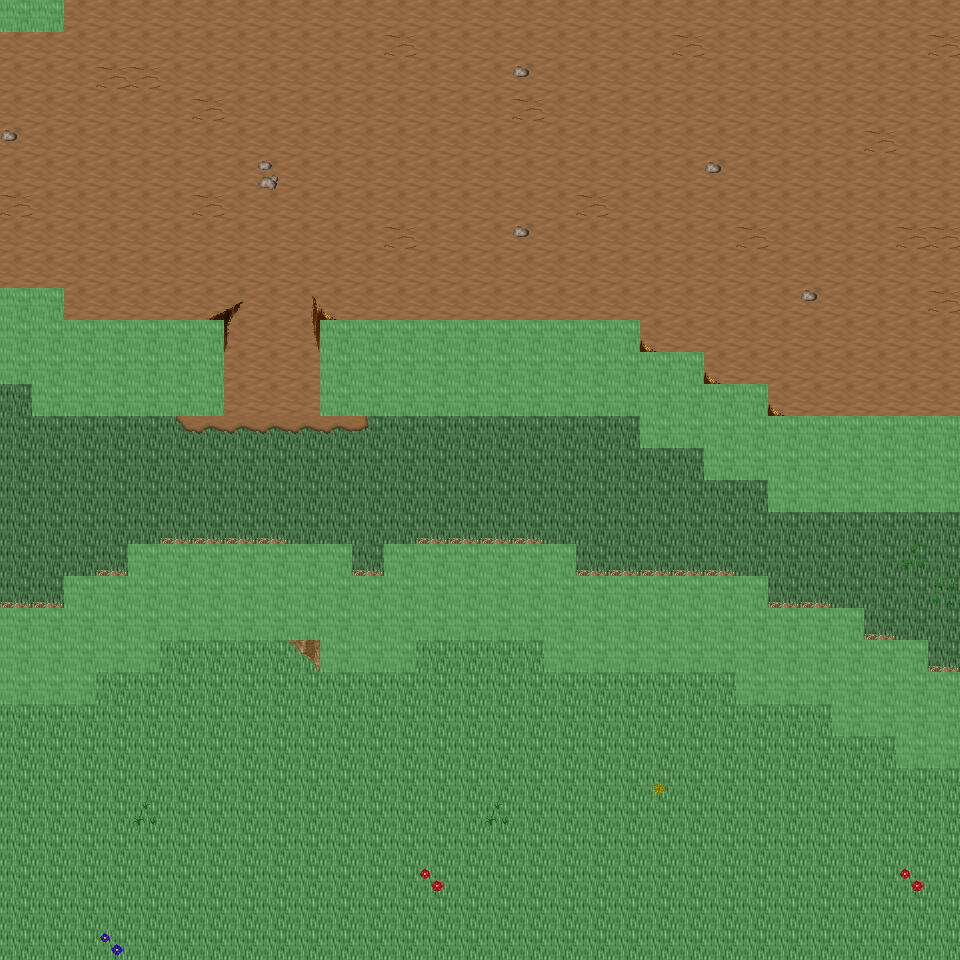

This game map was drawn from its Tiled (.tmx) file and the tilesets committed beside it. A one-line description and the trimmed map source follow:
An orthogonal 30x30 tile map with 32x32 px tiles, 6 tile layers (Ground, Object, Object2, Above, ...), 23 tilesets and 8 objects (8x mapExit).

<map version="1.0" orientation="orthogonal" renderorder="right-down" width="30" height="30" tilewidth="32" tileheight="32" nextobjectid="9">
  <tileset firstgid="1" name="tileset_ground_ground" tilewidth="32" tileheight="32" tilecount="33" columns="3">
    <image source="../drawable/tileset_ground_ground.png" width="96" height="352" />
  </tileset>
  <tileset firstgid="34" name="tileset_ground_water_pool" tilewidth="32" tileheight="32" tilecount="72" columns="3">
    <image source="../drawable/tileset_ground_water_pool.png" width="96" height="768" />
  </tileset>
  <tileset firstgid="106" name="tileset_ground_ridge_earth_dark" tilewidth="32" tileheight="32" tilecount="96" columns="12">
    <image source="../drawable/tileset_ground_ridge_earth_dark.png" width="384" height="256" />
  </tileset>
  <tileset firstgid="202" name="tileset_ground_ridge_earth_pale" tilewidth="32" tileheight="32" tilecount="96" columns="12">
    <image source="../drawable/tileset_ground_ridge_earth_pale.png" width="384" height="256" />
  </tileset>
  <tileset firstgid="298" name="tileset_ground_grass_edges" tilewidth="32" tileheight="32" tilecount="36" columns="12">
    <image source="../drawable/tileset_ground_grass_edges.png" width="384" height="96" />
  </tileset>
  <tileset firstgid="334" name="tileset_ground_grass_corners" tilewidth="32" tileheight="32" tilecount="24" columns="6">
    <image source="../drawable/tileset_ground_grass_corners.png" width="192" height="128" />
  </tileset>
  <tileset firstgid="358" name="tileset_ground_earth_edges" tilewidth="32" tileheight="32" tilecount="18" columns="6">
    <image source="../drawable/tileset_ground_earth_edges.png" width="192" height="96" />
  </tileset>
  <tileset firstgid="376" name="tileset_ground_rock_pebbles" tilewidth="32" tileheight="32" tilecount="3" columns="1">
    <image source="../drawable/tileset_ground_rock_pebbles.png" width="32" height="96" />
  </tileset>
  <tileset firstgid="379" name="tileset_ground_ladder_steps" tilewidth="32" tileheight="32" tilecount="6" columns="3">
    <image source="../drawable/tileset_ground_ladder_steps.png" width="96" height="64" />
  </tileset>
  <tileset firstgid="385" name="tileset_plant_grasses" tilewidth="32" tileheight="32" tilecount="6" columns="3">
    <image source="../drawable/tileset_plant_grasses.png" width="96" height="64" />
  </tileset>
  <tileset firstgid="391" name="tileset_plant_flower_daisy_red" tilewidth="32" tileheight="32" tilecount="8" columns="2">
    <image source="../drawable/tileset_plant_flower_daisy_red.png" width="64" height="128" />
  </tileset>
  <tileset firstgid="399" name="tileset_plant_flower_daisy_yellow" tilewidth="32" tileheight="32" tilecount="8" columns="2">
    <image source="../drawable/tileset_plant_flower_daisy_yellow.png" width="64" height="128" />
  </tileset>
  <tileset firstgid="407" name="tileset_plant_flower_daisy_blue" tilewidth="32" tileheight="32" tilecount="8" columns="2">
    <image source="../drawable/tileset_plant_flower_daisy_blue.png" width="64" height="128" />
  </tileset>
  <tileset firstgid="415" name="tileset_item_corpse_huge_animal" tilewidth="32" tileheight="32" tilecount="16" columns="2">
    <image source="../drawable/tileset_item_corpse_huge_animal.png" width="64" height="256" />
  </tileset>
  <tileset firstgid="431" name="tileset_item_pot_dark_barrel" tilewidth="32" tileheight="32" tilecount="2" columns="1">
    <image source="../drawable/tileset_item_pot_dark_barrel.png" width="32" height="64" />
  </tileset>
  <tileset firstgid="433" name="tileset_item_statue_green_stone" tilewidth="32" tileheight="32" tilecount="12" columns="4">
    <image source="../drawable/tileset_item_statue_green_stone.png" width="128" height="96" />
  </tileset>
  <tileset firstgid="445" name="tileset_logic_creature_orc" tilewidth="32" tileheight="32" tilecount="6" columns="6">
    <image source="../drawable/tileset_logic_creature_orc.png" width="192" height="32" />
  </tileset>
  <tileset firstgid="451" name="tileset_logic_creature_animal" tilewidth="32" tileheight="32" tilecount="32" columns="8">
    <image source="../drawable/tileset_logic_creature_animal.png" width="256" height="128" />
  </tileset>
  <tileset firstgid="483" name="tileset_logic_portal" tilewidth="32" tileheight="32" tilecount="24" columns="8">
    <image source="../drawable/tileset_logic_portal.png" width="256" height="96" />
  </tileset>
  <tileset firstgid="507" name="tileset_logic_collision" tilewidth="32" tileheight="32" tilecount="1" columns="1">
    <image source="../drawable/tileset_logic_collision.png" width="32" height="32" />
  </tileset>
  <tileset firstgid="508" name="tileset_plant_tree_spruce" tilewidth="32" tileheight="32" tilecount="6" columns="2">
    <image source="../drawable/tileset_plant_tree_spruce.png" width="64" height="96" />
  </tileset>
  <tileset firstgid="514" name="tileset_plant_tree_taller_trees" tilewidth="32" tileheight="32" tilecount="32" columns="8">
    <image source="../drawable/tileset_plant_tree_taller_trees.png" width="256" height="128" />
  </tileset>
  <tileset firstgid="546" name="tileset_plant_bush_bush_mult_colored" tilewidth="32" tileheight="32" tilecount="6" columns="3">
    <image source="../drawable/tileset_plant_bush_bush_mult_colored.png" width="96" height="64" />
  </tileset>
  <layer name="Ground" width="30" height="30">
    <data>[900 cells, 900 non-empty, 4 distinct tile ids]</data>
  </layer>
  <layer name="Object" width="30" height="30">
    <data>[900 cells, 227 non-empty, 36 distinct tile ids]</data>
  </layer>
  <layer name="Object2" width="30" height="30">
    <data>[900 cells, 33 non-empty, 9 distinct tile ids]</data>
  </layer>
  <layer name="Above" width="30" height="30">
    <data>[900 cells, 3 non-empty, 2 distinct tile ids]</data>
  </layer>
  <layer name="Above2" width="30" height="30">
    <data>[900 cells, 0 non-empty, 0 distinct tile ids]</data>
  </layer>
  <layer name="Walkable" width="30" height="30">
    <data>[900 cells, 182 non-empty, 1 distinct tile ids]</data>
  </layer>
  <objectgroup name="MapEvents">
    <object id="1" name="north" type="mapExit" x="64" y="0" width="896" height="32">
      <properties>
        <property name="map" value="level_0_x70_y78" />
        <property name="x" value="2" />
        <property name="y" value="28" />
      </properties>
    </object>
    <object id="2" name="south" type="mapExit" x="0" y="928" width="960" height="32">
      <properties>
        <property name="map" value="level_0_x70_y80" />
        <property name="x" value="0" />
        <property name="y" value="1" />
      </properties>
    </object>
    <object id="3" name="west" type="mapExit" x="0" y="32" width="32" height="256">
      <properties>
        <property name="map" value="level_0_x69_y79" />
        <property name="x" value="28" />
        <property name="y" value="1" />
      </properties>
    </object>
    <object id="4" name="west2" type="mapExit" x="0" y="384" width="32" height="224">
      <properties>
        <property name="map" value="level_0_x69_y79" />
        <property name="x" value="28" />
        <property name="y" value="12" />
      </properties>
    </object>
    <object id="5" name="west3" type="mapExit" x="0" y="704" width="32" height="256">
      <properties>
        <property name="map" value="level_0_x69_y79" />
        <property name="x" value="28" />
        <property name="y" value="22" />
      </properties>
    </object>
    <object id="6" name="east" type="mapExit" x="928" y="0" width="32" height="416">
      <properties>
        <property name="map" value="level_0_x71_y79" />
        <property name="x" value="1" />
        <property name="y" value="0" />
      </properties>
    </object>
    </objectgroup>
</map>
<!-- 2 of 8 objects omitted -->
